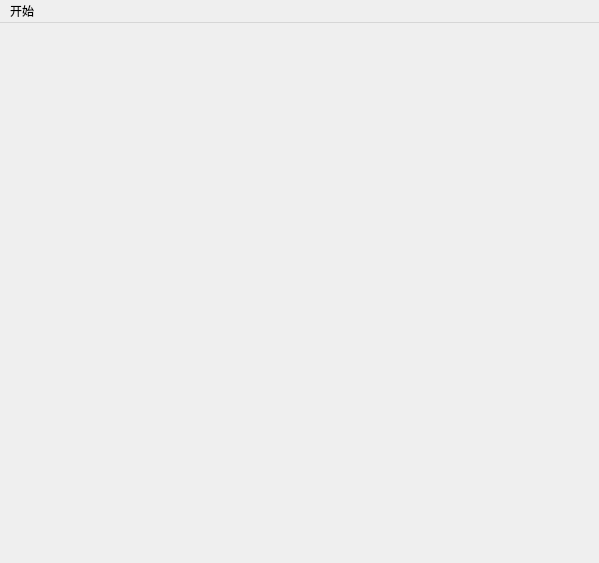
<?xml version="1.0" encoding="UTF-8"?>
<ui version="4.0">
 <class>MainScene</class>
 <widget class="QMainWindow" name="MainScene">
  <property name="geometry">
   <rect>
    <x>0</x>
    <y>0</y>
    <width>599</width>
    <height>563</height>
   </rect>
  </property>
  <property name="windowTitle">
   <string>MainScene</string>
  </property>
  <widget class="QWidget" name="centralwidget"/>
  <widget class="QMenuBar" name="menubar">
   <property name="geometry">
    <rect>
     <x>0</x>
     <y>0</y>
     <width>599</width>
     <height>26</height>
    </rect>
   </property>
   <widget class="QMenu" name="menu">
    <property name="title">
     <string>开始</string>
    </property>
    <addaction name="actionQuit"/>
   </widget>
   <addaction name="menu"/>
  </widget>
  <action name="actionQuit">
   <property name="text">
    <string>退出</string>
   </property>
  </action>
 </widget>
 <resources/>
 <connections/>
</ui>
